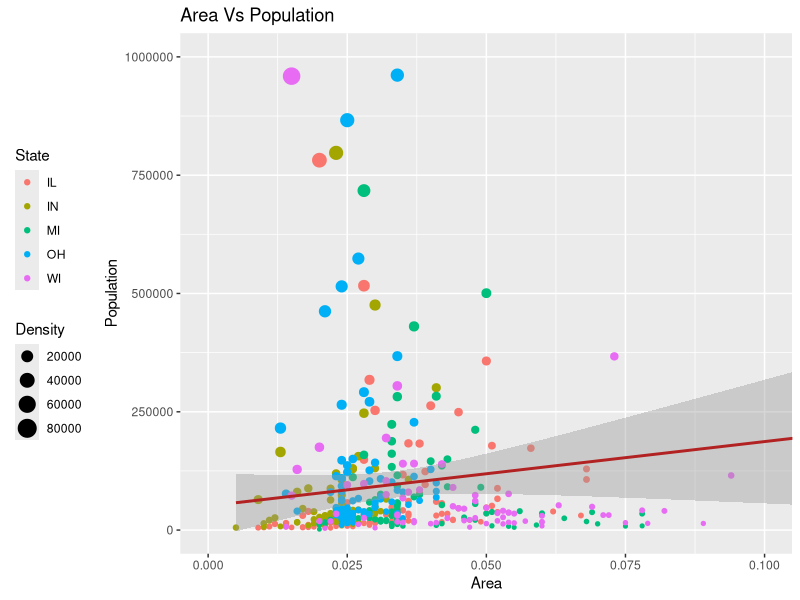
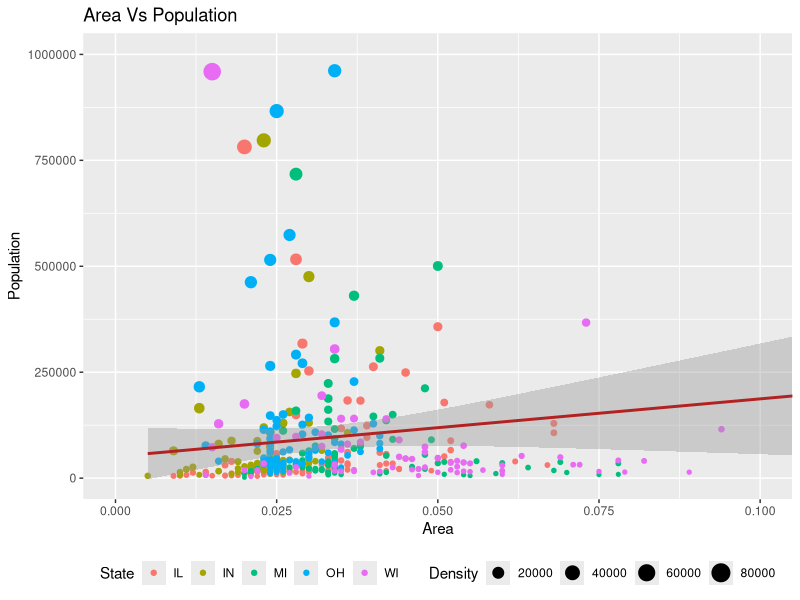
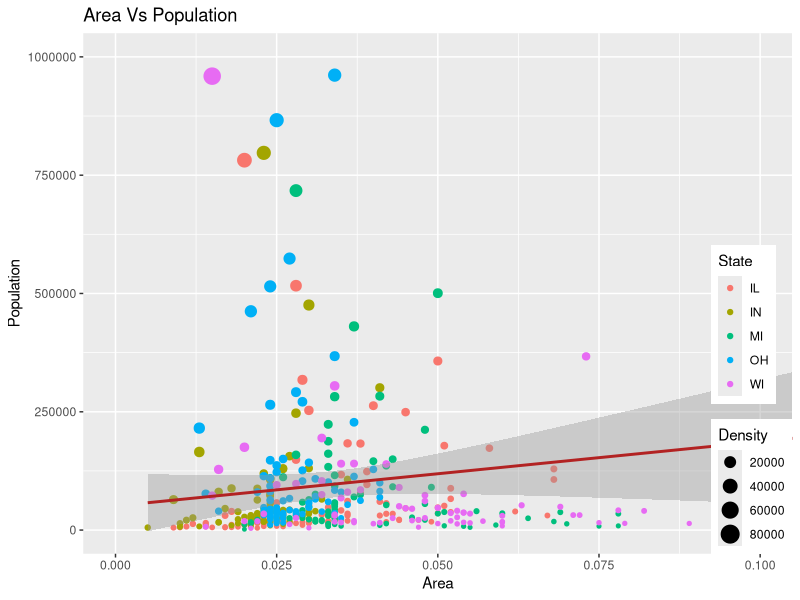
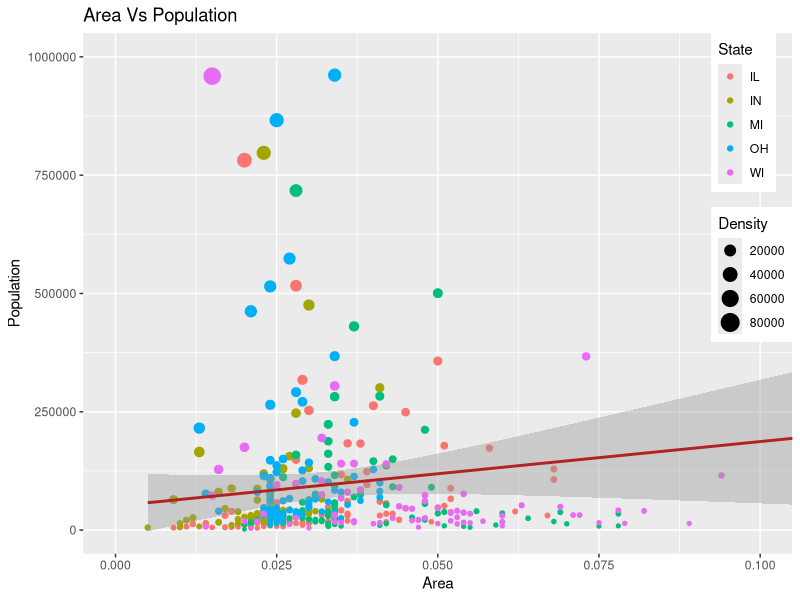
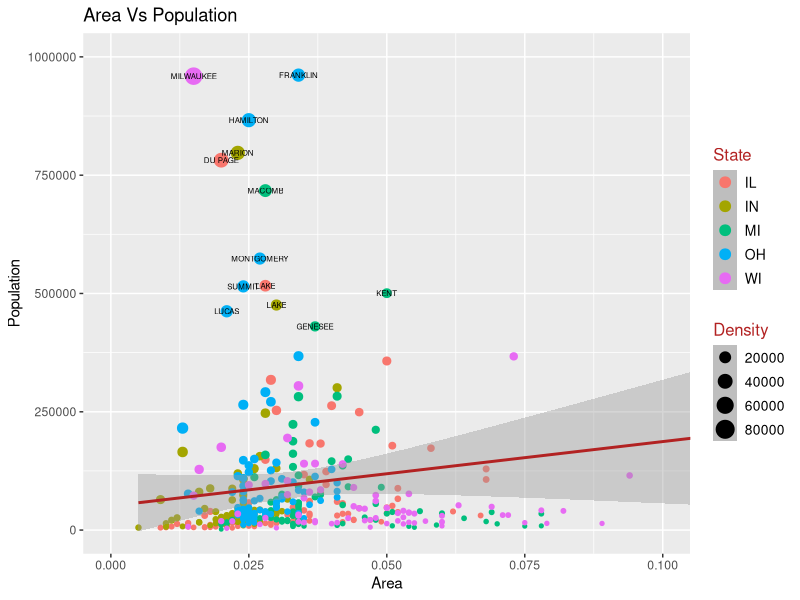
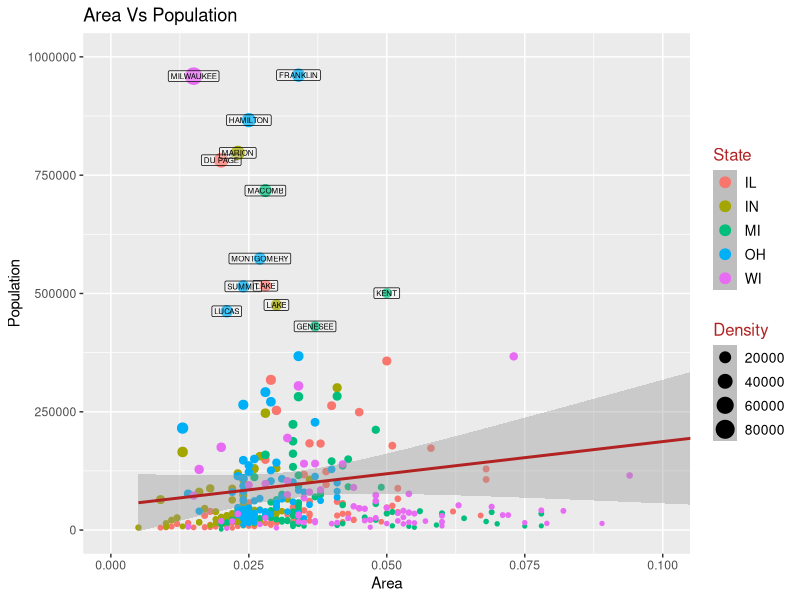
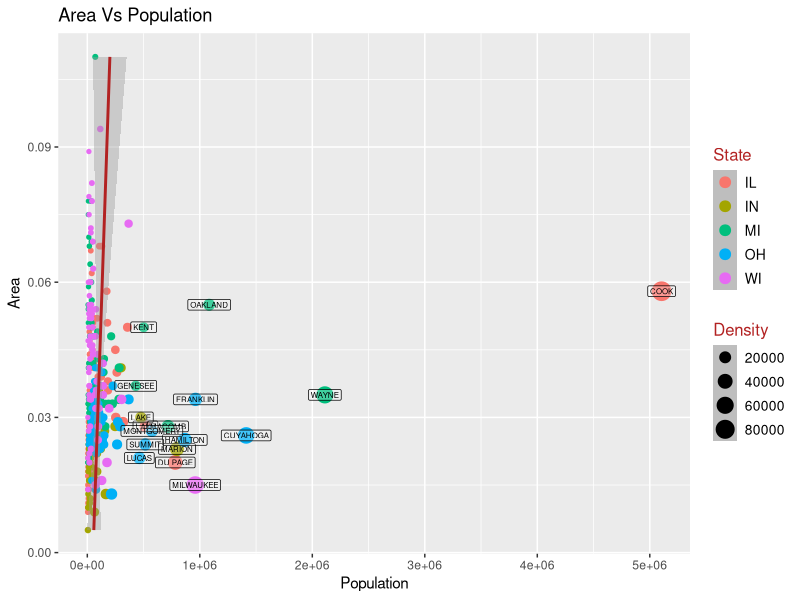
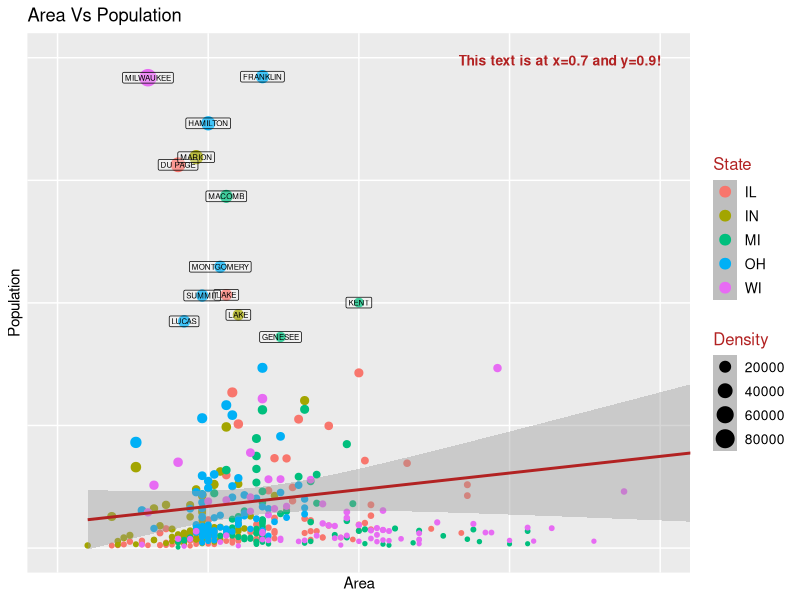

Recreate these plots in R, in order.
# Course Title: Mastering R Programming
# Author: Selva Prabhakaran
# URL: https://www.packtpub.com/big-data-and-business-intelligence/mastering-r-programming-video
# Contact: selva86@gmail.com
# Website: www.r-statistics.co


library(ggplot2)
data("midwest", package = "ggplot2")
# midwest <- read.csv("http://goo.gl/G1K41K") 
# Full link: https://raw.githubusercontent.com/selva86/datasets/master/midwest.csv

# Add plot components
gg <- ggplot(midwest, aes(x=area, y=poptotal)) + 
  geom_point(aes(col=state, size=popdensity)) + 
  geom_smooth(method="lm", col="firebrick") + 
  coord_cartesian(xlim=c(0, 0.1), ylim=c(0, 1000000)) + 
  labs(title="Area Vs Population", y="Population", x="Area")

# Legend ---------------------------------------------------------------------------------------
# Change Legend Title
gg <- gg + scale_color_discrete(name="State") + scale_size_continuous(name = "Density")

# Change Legend Position
gg + theme(legend.position="left")
gg + theme(legend.position="bottom")
gg + theme(legend.justification=c(1,0), legend.position=c(1,0))  # inside the plot
gg + theme(legend.justification=c(1,1), legend.position=c(1,1))  # inside the plot

# Change styling of legend
gg <- gg + theme(legend.title = element_text(size=12, color = "firebrick"), 
                 legend.text = element_text(size=10),
                 legend.key=element_rect(fill='gray')) + 
  guides(colour = guide_legend(override.aes = list(size=2,  stroke=1.5))) 


# Text -----------------------------------------------------------------------------------------
# make dataset with filtered rows.
midwest_sub <- midwest[midwest$poptotal > 400000, ]
midwest_sub$large_county <- ifelse(midwest_sub$poptotal > 400000, midwest_sub$county, "")

# Plot texts
gg + geom_text(aes(label=large_county), size=2, data=midwest_sub)   # text
gg <- gg + geom_label(aes(label=large_county), size=2, data=midwest_sub, alpha=0.25)   # label
plot(gg)

gg + coord_flip()  # flip the X and Y axis
gg + scale_x_reverse() + scale_y_reverse()  # reverse the scales of X and Y axis.

# Custom Annotation -----------------------------------------------------------------------------
library(grid)
my_text <- "This text is at x=0.7 and y=0.9!"
my_grob = grid.text(my_text, x=0.7,  y=0.9, gp=gpar(col="firebrick", 
                                                    fontsize=10, fontface="bold"))
class(my_grob)
gg + annotation_custom(my_grob)


# Answer ----------------------------------------------------------------------------------------
gg <- ggplot(data=cars, aes(x=speed, y=dist, size=dist)) + 
  geom_point() + geom_smooth() + labs(title="Cars", x="Speed", y="Dist")
print(gg)
my_text <- "The faster the car, the longer it takes to stop\n So maintain a longer safe distance at high speeds."
my_grob = grid.text(my_text, x=0.3,  y=0.85, gp=gpar(col="steelblue", fontsize=10, fontface="bold"))
gg + annotation_custom(my_grob) + theme(legend.position="None")
